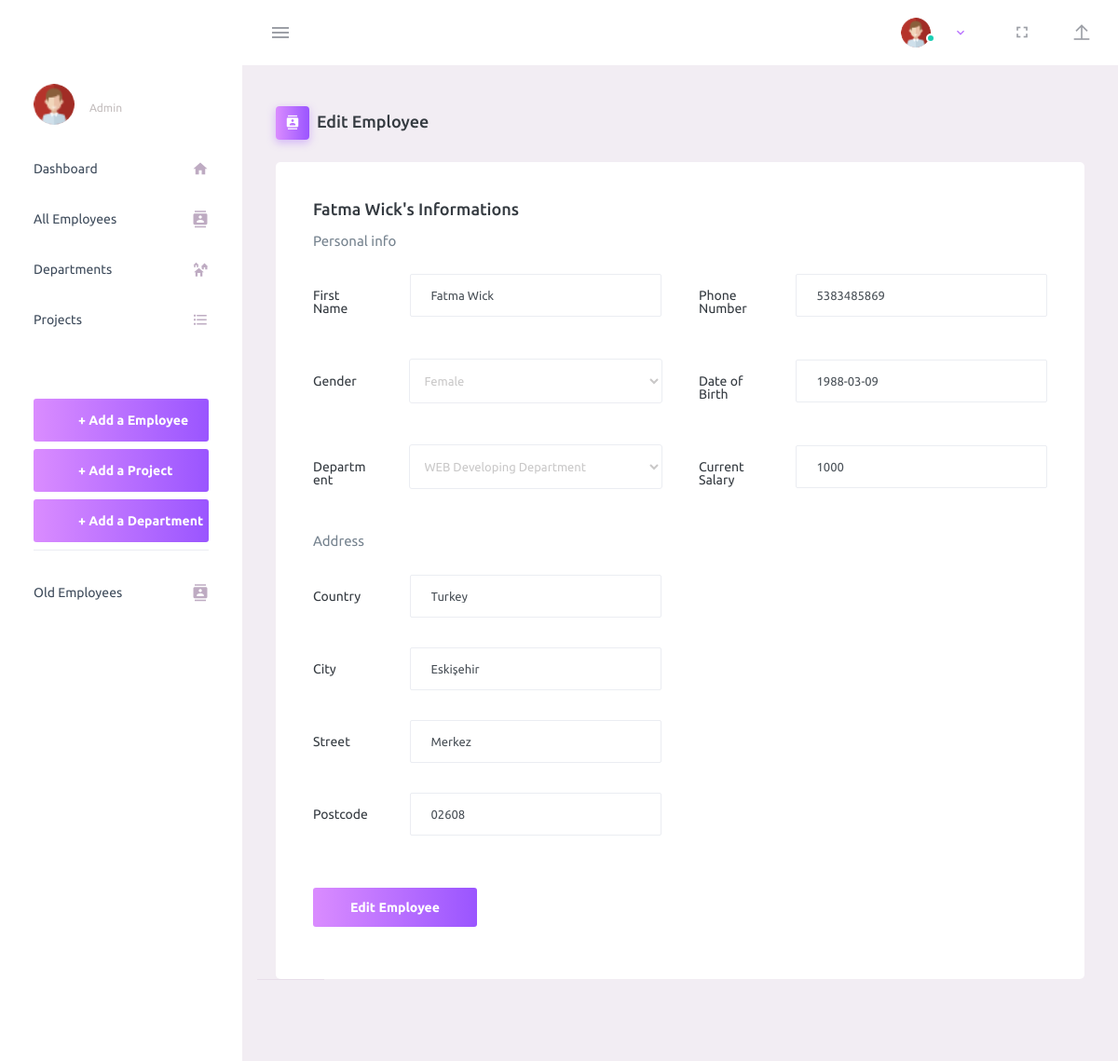
/employee_update.php?id=33, run on the app's committed database.
### tables this page shows
CREATE TABLE `employee` (
  `EmployeeId` int(11) NOT NULL,
  `Name` varchar(40) NOT NULL,
  `Gender` varchar(10) NOT NULL,
  `Email` varchar(40) NOT NULL,
  `DOB` varchar(12) NOT NULL,
  `Salary` int(7) NOT NULL,
  `StartingDate` date NOT NULL,
  `LeavingDate` date DEFAULT NULL,
  `JobId` int(3) NOT NULL,
  `DepartmentId` int(11) NOT NULL,
  `ProjectId` int(11) NOT NULL DEFAULT 0,
  `AddressId` int(4) NOT NULL,
  `PhoneId` varchar(13) NOT NULL
);

CREATE TABLE `phone` (
  `PhoneId` int(11) NOT NULL,
  `Type` varchar(20) NOT NULL,
  `PhoneNumber` varchar(13) NOT NULL
);

CREATE TABLE `department` (
  `DepartmentId` int(11) NOT NULL,
  `DeptName` varchar(40) NOT NULL,
  `Location` varchar(55) NOT NULL
);

CREATE TABLE `address` (
  `AddressId` int(11) NOT NULL,
  `Country` varchar(15) NOT NULL,
  `City` varchar(20) NOT NULL,
  `Street` varchar(40) NOT NULL,
  `Postcode` varchar(7) NOT NULL,
  `ApptNo` varchar(3) NOT NULL
);

### employee_update.php (the view, shortened to what this page needs)
<?php
include "db_conn.php";
$gid=$_GET['id'];
$query = "SELECT * FROM employee where EmployeeId='".$gid."'";
$result = mysqli_query($conn, $query) or die ( mysqli_error());
$row = mysqli_fetch_assoc($result);
$query = "SELECT PhoneNumber FROM phone where PhoneId='".$row['PhoneId']."'";
$result = mysqli_query($conn, $query) or die ( mysqli_error());
$rowphone = mysqli_fetch_assoc($result);
$query1 = "SELECT DeptName FROM department where DepartmentId='".$row['DepartmentId']."'";
$result1 = mysqli_query($conn, $query1) or die ( mysqli_error());
$rowdept = mysqli_fetch_assoc($result1);
$query1 = "SELECT * FROM address where AddressId='".$row['AddressId']."'";
$result1 = mysqli_query($conn, $query1) or die ( mysqli_error());
$rowaddress = mysqli_fetch_assoc($result1);
 ?>
<html lang="en">
<head>
  <link rel="stylesheet" href="assets/vendors/mdi/css/materialdesignicons.min.css">
  <link rel="stylesheet" href="assets/vendors/css/vendor.bundle.base.css">
  <link rel="stylesheet" href="assets/css/style.css">
</head>
<body>
  <div class="container-scroller">
    <?php include "nav.php" ?>
    <div class="container-fluid page-body-wrapper">
      <?php include "sidebar.php" ?>
      <div class="main-panel">
        <div class="content-wrapper">
          <div class="page-header">
            <h3 class="page-title">
              <span class="page-title-icon bg-gradient-primary text-white mr-2">
                <i class="mdi mdi-contacts"></i>
              </span>Edit Employee
            </h3>
          </div>
          <div class="row" style="margin-top:2%;">
            <div class="col-12">
              <div class="card">
                <div class="card-body">
                  <h4 class="card-title"><?php echo $row['Name'];?>'s Informations</h4>
                  <form class="form-sample" method="post" action="employee_update_info.php">
                    <p class="card-description"> Personal info </p>
                    <div class="row">
                      <div class="col-md-6">
                        <div class="form-group row">
                          <label class="col-sm-3 col-form-label">First Name</label>
                          <div class="col-sm-9">
                            <input type="text" name="Name" value="<?php echo $row['Name'];?>"class="form-control" />
                          </div>
                        </div>
                      </div>
                      <div class="col-md-6">
                        <div class="form-group row">
                          <label class="col-sm-3 col-form-label">Phone Number</label>
                          <div class="col-sm-9">
                            <input type="text" name="Phonenum" value="<?php echo $rowphone['PhoneNumber']; ?>" class="form-control" />
                          </div>
                        </div>
                      </div>
                    </div>
                    <div class="row">
                      <div class="col-md-6">
                        <div class="form-group row">
                          <label class="col-sm-3 col-form-label">Gender</label>
                          <div class="col-sm-9">
                            <select value="<?php echo $row['Gender'];?>" name="Gender" class="form-control">
                              <option value="Female"<?php if($row['Gender'] == 'Female'): ?> selected="selected"<?php endif; ?>>Female</option>
                            </select>
                          </div>
                        </div>
                      </div>
                      <div class="col-md-6">
                        <div class="form-group row">
                          <label class="col-sm-3 col-form-label">Date of Birth</label>
                          <div class="col-sm-9">
                            <input class="form-control" name="DOB" placeholder="" value="<?php echo $row['DOB']; ?>" />
                          </div>
                        </div>
                      </div>
                    </div>
                    <div class="row">
                      <div class="col-md-6">
                        <div class="form-group row">
                          <label class="col-sm-3 col-form-label">Department</label>
                          <div class="col-sm-9">
                            <select name="DeptName" class="form-control">
                              <option value="WEB Development Department"<?php if($rowdept['DeptName'] == 'WEB Development Department'): ?> selected="selected"<?php endif; ?>>WEB Developing Department</option>
                            </select>
                          </div>
                        </div>
                      </div>
                      <div class="col-md-6">
                        <div class="form-group row">
                          <label class="col-sm-3 col-form-label">Current Salary</label>
                          <div class="col-sm-9">
                            <input class="form-control" name="Salary" placeholder="" value="<?php echo $row['Salary']; ?>"/>
                          </div>
                        </div>
                      </div>
                    </div>
                    <div class="row">
                      <div class="col-md-6">
                        <p class="card-description"> Address</p>
                        <div class="form-group row">
                          <label class="col-sm-3 col-form-label">Country</label>
                          <div class="col-sm-9">
                            <input type="text" name="Country" value="<?php echo $rowaddress['Country']; ?>" class="form-control"/>
                          </div>
                        </div>
                      </div>
                    </div>
                    <div class="row">
                      <div class="col-md-6">
                        <div class="form-group row">
                          <label class="col-sm-3 col-form-label">City</label>
                          <div class="col-sm-9">
                            <input type="text" name="City" value="<?php echo $rowaddress['City']; ?>" class="form-control" />
                          </div>
                        </div>
                      </div>
                    </div>
                    <div class="row">
                      <div class="col-md-6">
                        <div class="form-group row">
                          <label class="col-sm-3 col-form-label">Street</label>
                          <div class="col-sm-9">
                            <input type="text" name="Street" value="<?php echo $rowaddress['Street']; ?>" class="form-control" />
                          </div>
                        </div>
                      </div>
                    </div>
                    <div class="row">
                      <div class="col-md-6">
                        <div class="form-group row">
                          <label class="col-sm-3 col-form-label">Postcode</label>
                          <div class="col-sm-9">
                            <input type="text" name="Postcode" value="<?php echo $rowaddress['Postcode']; ?>" class="form-control" />
                          </div>
                        </div>
                      </div>
                    </div>
                    <button style="margin-top:3%;" type="submit" name="submit" class="btn btn-gradient-primary mr-2">Edit Employee</button>
                  </form>
                </div>
              </div>
            </div>
            <footer class="footer">
            </footer>
          </div>
        </div>
      </div>
</body>
</html>

### data on the page
employee: Name "Fatma Wick", Gender "Female", DOB "1988-03-09", Salary "1000"
phone: Phonenum "5383485869"
department: DeptName "WEB Developing Department"
address: Country "Turkey", City "Eskişehir", Street "Merkez", Postcode "02608"
